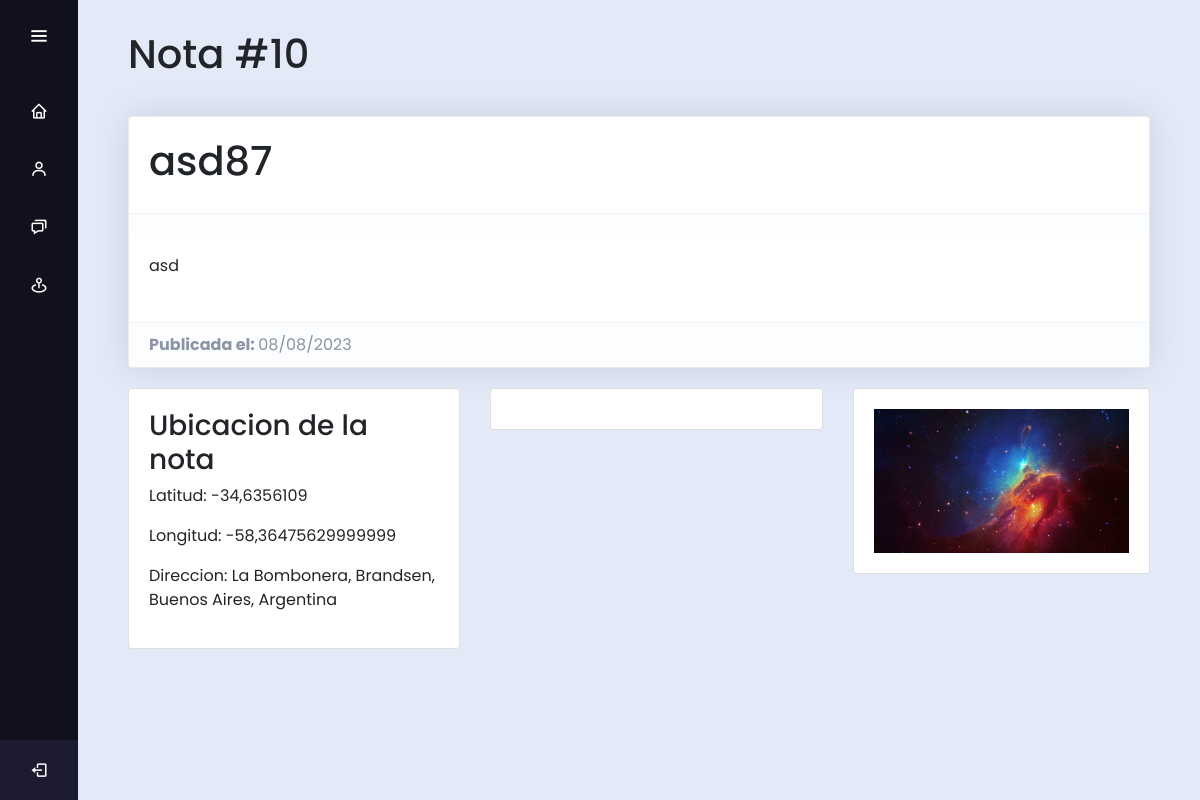
Page /notes/10 on the committed database.
### maps/models.py (models this page shows, shortened)
class Note(models.Model):
    user = models.ForeignKey(CustomUser, on_delete=models.CASCADE, default=CustomUser)
    titulo = models.TextField()
    texto = models.TextField()
    nroVisita = models.AutoField(primary_key=True)
    fechaHora = models.DateTimeField(auto_now_add=True)
    ubic = models.ForeignKey(Address, on_delete=models.CASCADE)
    entrevista = models.BooleanField(default=True)
    fechaEntr = models.DateField(null=True, blank=True)
    imagen = models.ImageField(upload_to='fotos/', blank=True, null=True)

class Address(models.Model):
    OPCIONES = (
        ('Cultivo', 'Cultivo'),
        ('Terreno', 'Terreno'),
        ('Rio', 'Rio'),
    )
    tipo = models.CharField(
        choices=OPCIONES,
        max_length=25,
        null=True
    )
    nombre = models.TextField()
    address = models.TextField()
    lat = models.FloatField(blank=True, null=True)
    long = models.FloatField(blank=True, null=True)

### maps/views.py (the view)
# urls.py: path('notes/<int:note_id>', views.detail_page, name='detail_note'),
def detail_page(request, note_id):
    obj=get_object_or_404(Note,pk=note_id)
    entr = Entrevistado.objects.all()
    return render(request, 'det_nota.html', {'obj':obj, 'entr' : entr})

### deu_HM/templates/det_nota.html (shortened to what this page needs)
{% extends 'base.html' %}
{% load bootstrap5 %}
{% load static %}
{% block content %}
<head>
    <link href="https://maxcdn.bootstrapcdn.com/font-awesome/4.3.0/css/font-awesome.min.css" rel="stylesheet">
    <link rel="stylesheet" href="{% static 'css/notes.css' %}">
    <link rel="stylesheet" href="{% static 'css/new_address.css' %}">
</head>
<div style="padding-top: 30px;">
    <h1 style="padding-left: 50px; padding-bottom: 30px;">Nota #{{obj.pk}}</h1>
    <div class="card b-1 hover-shadow mb-20 mr-50 ml-50">
        <div class="media card-body">
            <h1>{{ obj.titulo }}</h1>
        </div>
        <footer class="card-footer flexbox align-items-center">
        </footer>
        <div class="media card-body">
            <div class="mb-2">
                <p>{{obj.texto}}</p>
            </div>
        </div>
        <footer class="card-footer flexbox align-items-center">
            <div>
                <strong>Publicada el: </strong>{{ obj.fechaHora|date:"d/m/Y" }}
            </div>
        </footer>
    </div>
</div>
<div class="container-fluid" style="padding-left: 50px;">
    <div class="row">
        <div class="col-md-4">
            <div class="card">
                <div class="card-body">
                    <h3 class="card-text">Ubicacion de la nota</h3>
                    <p>Latitud: {{obj.ubic.lat}}</p>
                    <p>Longitud: {{obj.ubic.long}}</p>
                    <p>Direccion: {{obj.ubic.address}}</p>
                </div>
            </div>
        </div>
            <div class="col-md-4 mr" style="width: 10rem;">
                <div class="card">
                    <div class="card-body">
                    </div>
                </div>
            </div>
        <div class="col-md-4" style="padding-right: 50px;">
            <div class="card">
            {% if obj.imagen %}
                <div class="card-body">
                    <img src="{{ obj.imagen.url }}" alt="Imagen">
                </div>
            {% endif %}
            </div>
        </div>
    </div>
</div>
{% endblock %}

### deu_HM/static/css/base.css (style rules this page uses)
* { margin: 0; padding: 0; box-sizing: border-box; font-family: "Poppins" , sans-serif; }

### deu_HM/static/css/notes.css (style rules this page uses)
body { background:#FCFCFC; }
.mb-20 { margin-bottom: 20px !important; }
.b-1 { border: 1px solid #ebebeb !important; }
.card { border: 0; border-radius: 0; margin-bottom: 30px; -webkit-transition: .5s; transition: .5s; }
.card { position: relative; display: -ms-flexbox; display: flex; -ms-flex-direction: column; flex-direction: column; min-width: 0; word-wrap: break-word; background-color: #fff; background-clip: border-box; border: 1px solid rgba(0,0,0,.125); border-radius: .25rem; }
.media { padding: 16px 12px; -webkit-transition: background-color .2s linear; transition: background-color .2s linear; }
.media { display: -ms-flexbox; display: flex; -ms-flex-align: start; align-items: flex-start; }
.card-body { -ms-flex: 1 1 auto; flex: 1 1 auto; padding: 1.25rem; }
img { max-width: 100%; }
img { vertical-align: middle; border-style: none; }
.mb-2 { margin-bottom: .5rem!important; }
.mr-50 { margin-right: 50px !important; }
.ml-50 { margin-left: 50px !important; }
.card-footer:last-child { border-radius: 0 0 calc(.25rem - 1px) calc(.25rem - 1px); }
.card-footer { background-color: #fcfdfe; border-top: 1px solid rgba(77,82,89,0.07); color: #8b95a5; padding: 10px 20px; }
.flexbox { display: -webkit-box; display: flex; -webkit-box-pack: justify; justify-content: space-between; }
.align-items-center { -ms-flex-align: center!important; align-items: center!important; }
.card-footer { padding: .75rem 1.25rem; background-color: rgba(0,0,0,.03); border-top: 1px solid rgba(0,0,0,.125); }
.card-footer { background-color: #fcfdfe; border-top: 1px solid rgba(77, 82, 89, 0.07); color: #8b95a5; padding: 10px 20px }
.card-footer>*:last-child { margin-bottom: 0 }
.hover-shadow { -webkit-box-shadow: 0 0 35px rgba(0, 0, 0, 0.11); box-shadow: 0 0 35px rgba(0, 0, 0, 0.11) }

### rows in the picture
Note: pk "10", titulo "asd87", texto "asd", fechaHora "08/08/2023", ubic.lat "-34,6356109", ubic.long "-58,36475629999999", ubic.address "La Bombonera, Brandsen, Buenos Aires, Argentina", imagen (picture)
